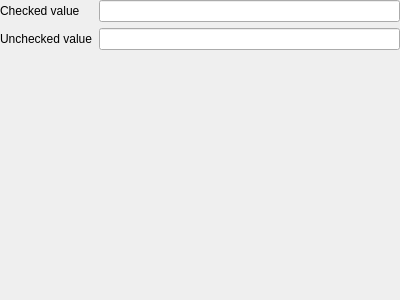
<?xml version="1.0" encoding="UTF-8"?>
<ui version="4.0">
 <class>Form</class>
 <widget class="QWidget" name="Form">
  <property name="geometry">
   <rect>
    <x>0</x>
    <y>0</y>
    <width>400</width>
    <height>300</height>
   </rect>
  </property>
  <property name="windowTitle">
   <string>Form</string>
  </property>
  <layout class="QFormLayout" name="formLayout">
   <property name="fieldGrowthPolicy">
    <enum>QFormLayout::AllNonFixedFieldsGrow</enum>
   </property>
   <property name="margin">
    <number>0</number>
   </property>
   <item row="0" column="0">
    <widget class="QLabel" name="label_3">
     <property name="text">
      <string>Checked value</string>
     </property>
    </widget>
   </item>
   <item row="0" column="1">
    <widget class="QLineEdit" name="checkedText"/>
   </item>
   <item row="2" column="0">
    <widget class="QLabel" name="label_4">
     <property name="text">
      <string>Unchecked value</string>
     </property>
    </widget>
   </item>
   <item row="2" column="1">
    <widget class="QLineEdit" name="uncheckedText"/>
   </item>
   <item row="4" column="1">
    <spacer name="verticalSpacer">
     <property name="orientation">
      <enum>Qt::Vertical</enum>
     </property>
     <property name="sizeHint" stdset="0">
      <size>
       <width>20</width>
       <height>104</height>
      </size>
     </property>
    </spacer>
   </item>
  </layout>
 </widget>
 <resources/>
 <connections>
  <connection>
   <sender>checkedText</sender>
   <signal>textChanged(QString)</signal>
   <receiver>Form</receiver>
   <slot>widgetchanged()</slot>
   <hints>
    <hint type="sourcelabel">
     <x>174</x>
     <y>108</y>
    </hint>
    <hint type="destinationlabel">
     <x>394</x>
     <y>163</y>
    </hint>
   </hints>
  </connection>
  <connection>
   <sender>uncheckedText</sender>
   <signal>textChanged(QString)</signal>
   <receiver>Form</receiver>
   <slot>widgetchanged()</slot>
   <hints>
    <hint type="sourcelabel">
     <x>201</x>
     <y>136</y>
    </hint>
    <hint type="destinationlabel">
     <x>396</x>
     <y>204</y>
    </hint>
   </hints>
  </connection>
 </connections>
 <slots>
  <slot>widgetchanged()</slot>
 </slots>
</ui>
